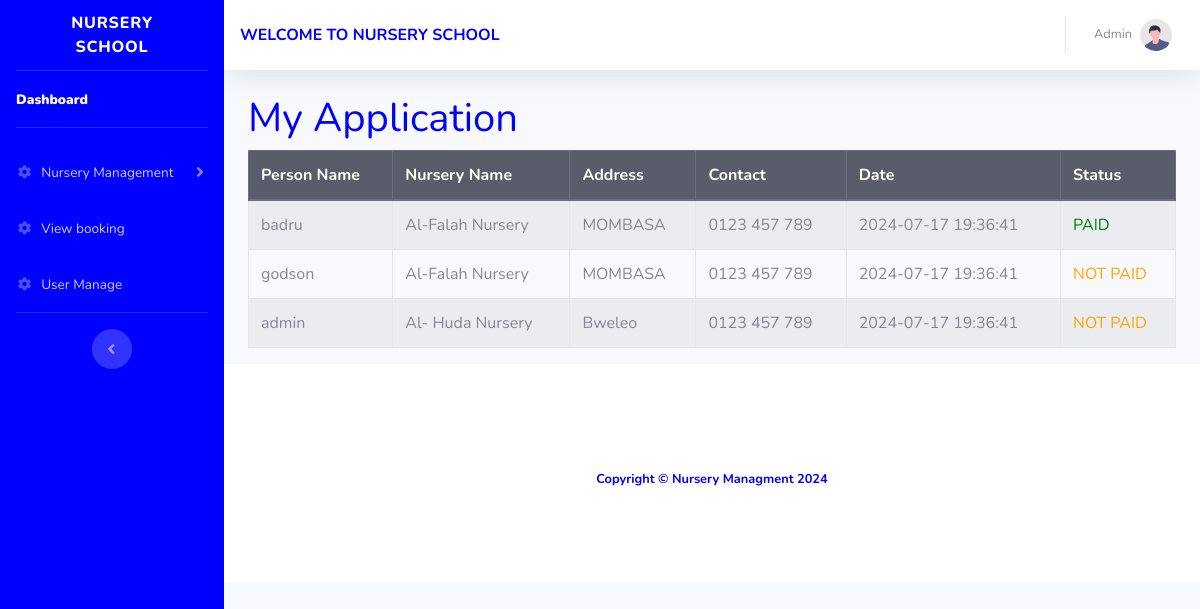
Page /Pages/user-bookings.php (signed in) on the earlier database version.
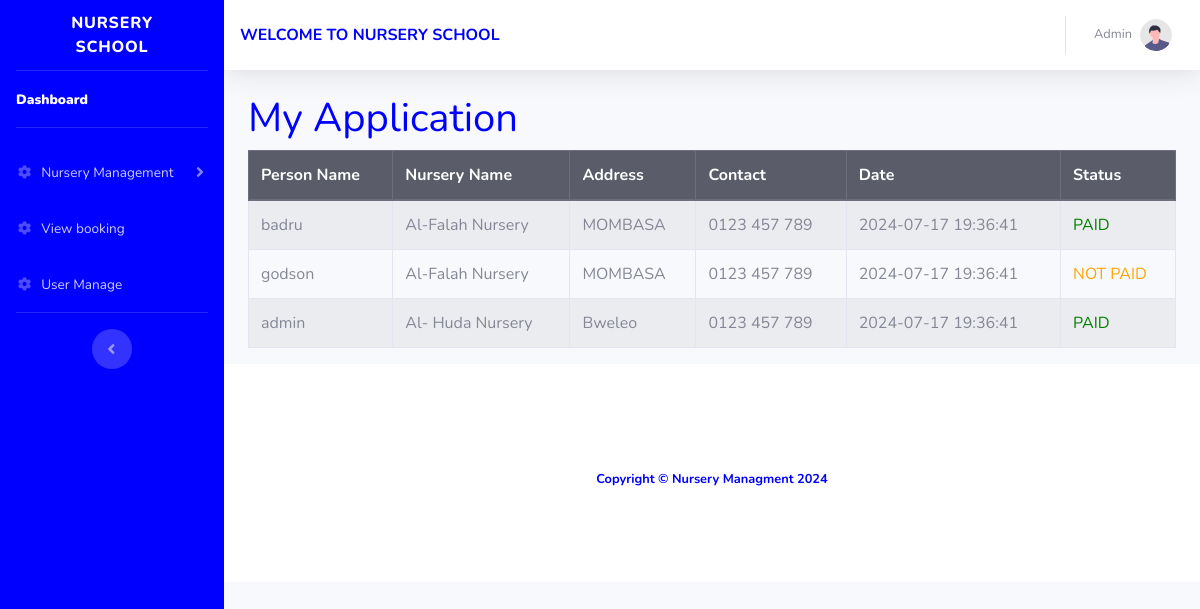
Same page on the later database version.
### tables this page shows
CREATE TABLE `booking` (
  `booking_id` int(11) NOT NULL,
  `user_id` int(11) NOT NULL,
  `nursery_id` int(11) NOT NULL,
  `name` varchar(50) NOT NULL,
  `date` date NOT NULL,
  `status` int(11) NOT NULL,
  `phone` int(100) NOT NULL
);

CREATE TABLE `nursery` (
  `nursery_id` int(11) NOT NULL,
  `nursery_name` varchar(100) NOT NULL,
  `address` varchar(255) NOT NULL,
  `contact_information` varchar(100) NOT NULL,
  `staff_id` int(100) NOT NULL,
  `img` varchar(100) NOT NULL
);

CREATE TABLE `user` (
  `user_id` int(11) NOT NULL,
  `full_name` varchar(50) NOT NULL,
  `date` timestamp NOT NULL DEFAULT current_timestamp() ON UPDATE current_timestamp(),
  `street_name` varchar(100) NOT NULL,
  `phone` varchar(100) NOT NULL,
  `email` varchar(100) NOT NULL,
  `role` int(11) NOT NULL,
  `password` varchar(255) NOT NULL
);

### assets/handler/fetch_users_booking.php (the view, shortened to what this page needs)
<?php
require_once('connection.php');
$user_id = $_SESSION['id'];
$query = "SELECT * FROM booking, nursery, user WHERE nursery.nursery_id = booking.nursery_id and user.user_id = booking.user_id and booking.user_id = $user_id";
$result = $conn->query($query);
if ($result->num_rows > 0) {
    echo '
    <table class="table table-striped table-bordered">
        <thead class="thead-dark">
            <tr>
                <th>Person Name</th>
                <th>Nursery Name</th>
                <th>Address</th>
                <th>Contact</th>
                <th>Date</th>
                <th>Status</th>
            </tr>
        </thead>
        <tbody>';
    while ($row = $result->fetch_assoc()) {
        $status_text = $row['status'] > 0 ? 'PAID' : 'NOT PAID';
        $status_color = $row['status'] > 0 ? 'green' : 'orange';
        echo '
        <tr>
            <td>' . htmlspecialchars($row['name']) . '</td>
            <td>' . htmlspecialchars($row['nursery_name']) . '</td>
            <td>' . htmlspecialchars($row['address']) . '</td>
            <td>' . htmlspecialchars($row['phone']) . '</td>
            <td>' . htmlspecialchars($row['date']) . '</td>
            <td style="color: ' . htmlspecialchars($status_color) . ';">' . htmlspecialchars($status_text) . '</td>
        </tr>';
    }
    echo '
        </tbody>
    </table>';
} else {
    echo '<div class="alert alert-info" role="alert">No bookings found.</div>';
}
?>

Differences in the rows shown:
changed booking "admin": status "NOT PAID" → "PAID"
